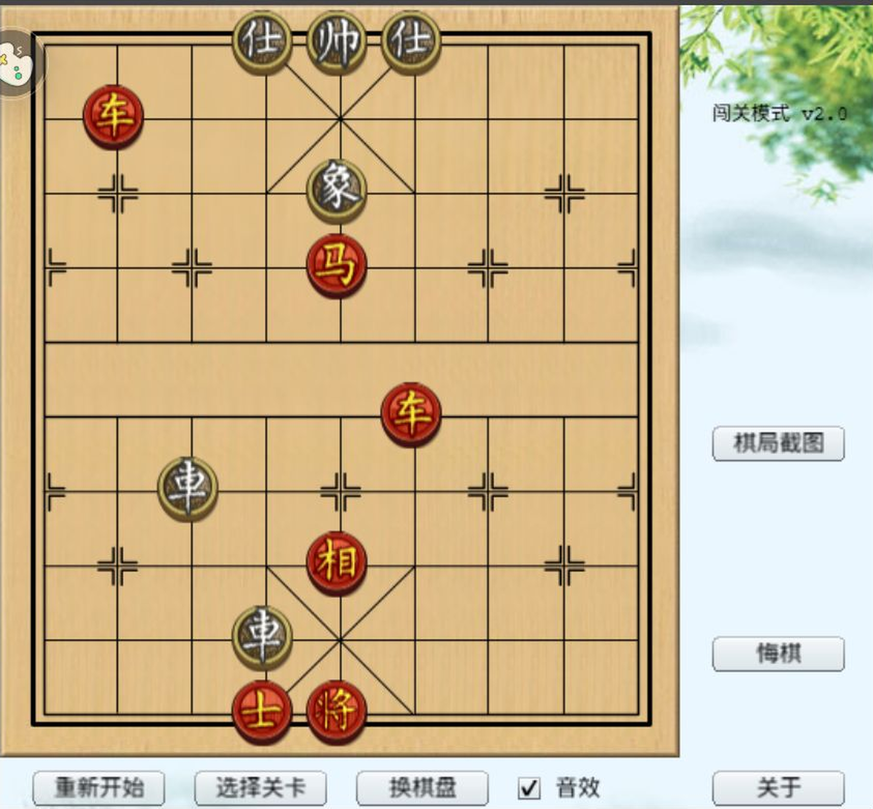
#> input picture temp_20261123_04/_tmp_board.png, 873 x 809 px, shrunk from 1686 x 1562 before the run, found by its file name
$ python _tmp_lines.py
#> lines starting #> are read from the running program, lines starting #| are printed output that depends on the picture; after the words box and inside, x2 and y2 are one past the last pixel; in counts of white or black regions, pixels touching at a corner belong together
import numpy as np
from PIL import Image

p = r'd:\Dane\Documents\Trae\temp_20261123_04\_tmp_board.png'
im = Image.open(p).convert('RGB')
#> im is the input picture: PIL image 873x809 RGB; mean R, G, B 203.3, 183.7, 148
a = np.array(im).astype(np.int16)
H, W, _ = a.shape
#> H = 809; W = 873
R, G, B = a[:,:,0], a[:,:,1], a[:,:,2]
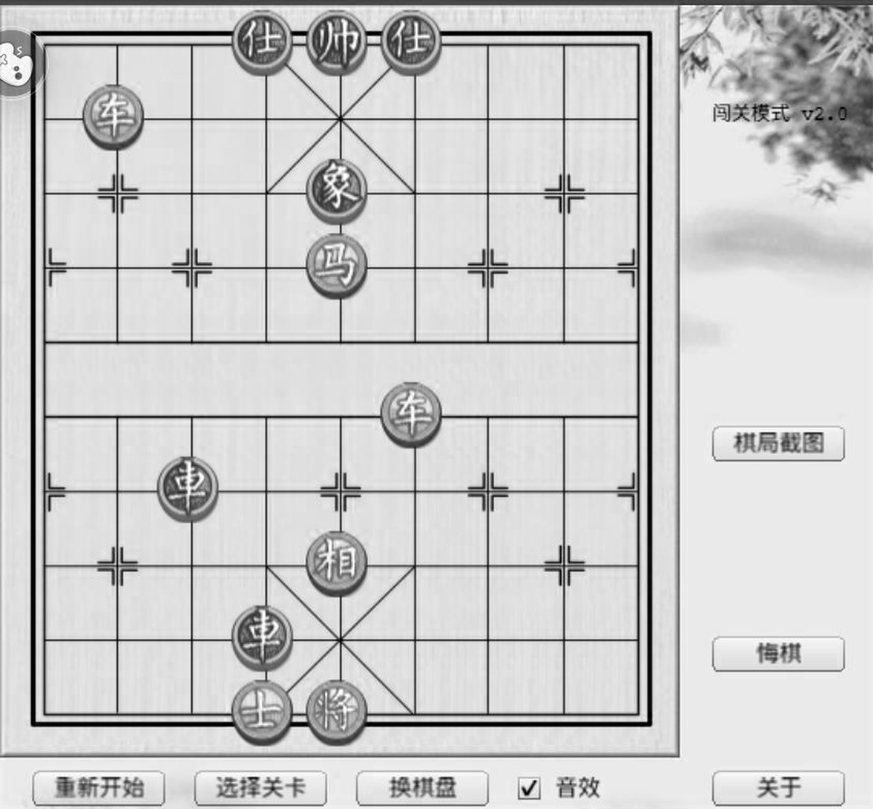
#> R: shape (809, 873) int16; min 0, max 255, mean 203.3
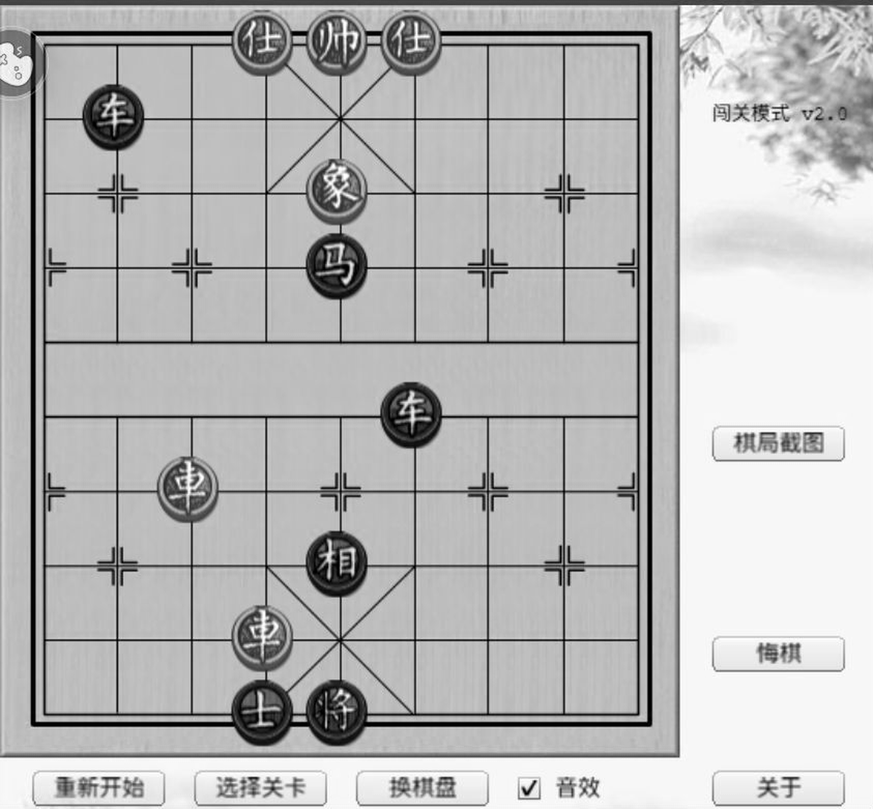
#> G: shape (809, 873) int16; min 0, max 255, mean 183.7
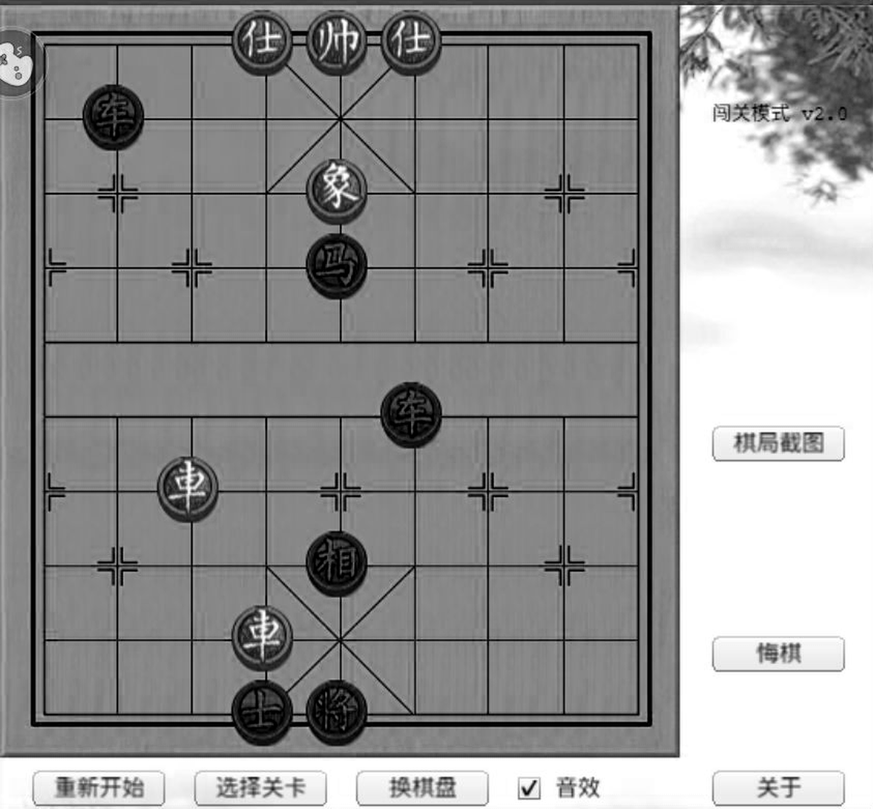
#> B: shape (809, 873) int16; min 0, max 255, mean 148
lum = (R+G+B)/3.0
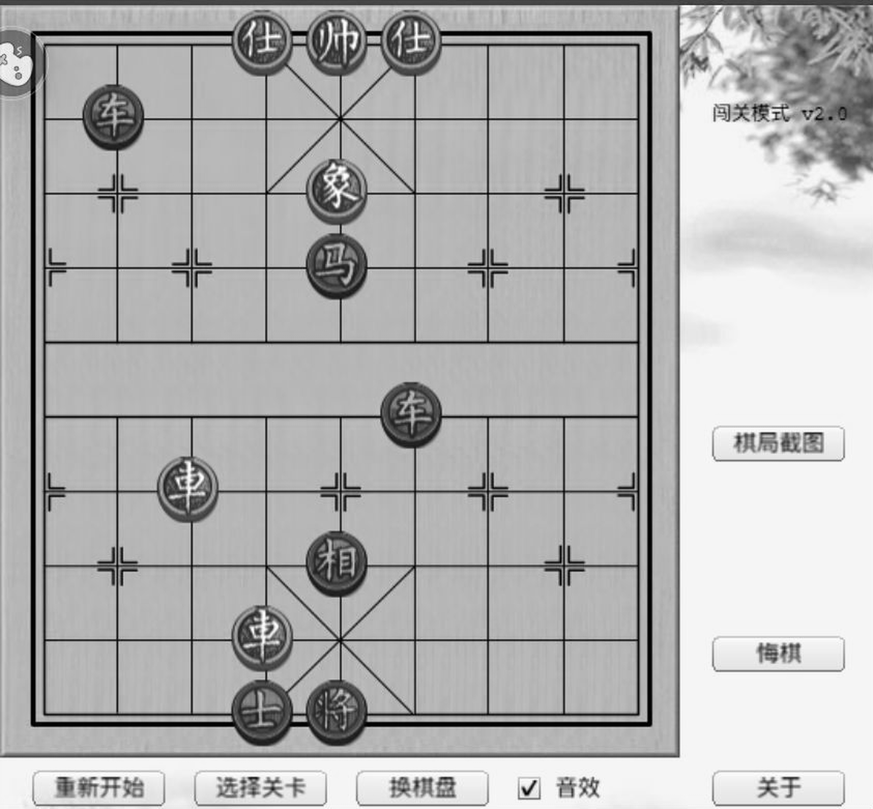
#> lum: shape (809, 873) float64; min 0, max 255, mean 178.3
dark = lum < 115  # thin lines are dark
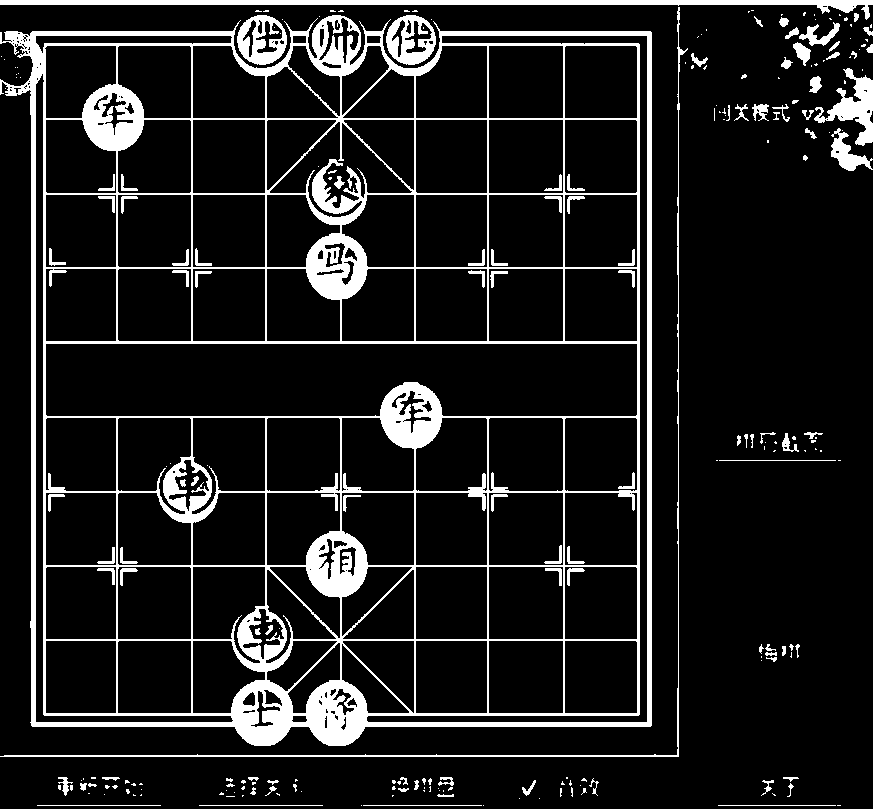
#> dark: shape (809, 873) bool; 11.8% white; 240 white regions (138 under 20 px), largest, box (x1, y1, x2, y2) and area: (0, 15, 652, 746) 63492, (0, 0, 873, 20) 4631, (0, 7, 688, 757) 2405

# restrict to board region: board roughly x 70..1380, y 0..1380
sub = dark[:, :]
colcount = dark.sum(axis=0)
#> colcount = 873 values, max 756 at index 678, min 5 at index 688, mean 95.56
rowcount = dark.sum(axis=1)
#> rowcount = 809 values, max 873 at index 0, min 0 at index 757, mean 103.1
#| col peaks (thresh=202)

def peaks(counts, thresh, min_gap=30):
    idx = [i for i, v in enumerate(counts) if v > thresh]
#> idx = 79 items
    groups = []
    cur = []
    for i in idx:
        if cur and i - cur[-1] <= 12:
            cur.append(i)
        else:
            if cur: groups.append(cur)
            cur = [i]
    if cur: groups.append(cur)
    res = []
    for g in groups:
        # weighted center
        w = counts[g]
        res.append(float(np.average(g, weights=w)))
    return res

print('col peaks (thresh=%d)' % int(H*0.25))
for v in peaks(colcount, H*0.25): print('  x=%.0f' % v)
#> this loop made 10 passes
#> v on passes 1 to 10: 37.09, 116.5, 191.5, 265.5, 335.9, 414.5, 487.5, 563.5, 644.9, 677.8
#|   x=37
#|   x=117
#|   x=192
#|   x=265
#|   x=336
#|   x=415
#|   x=488
#|   x=563
#> (further printed lines are left out)
print('row peaks (thresh=%d)' % int(W*0.25))
#| row peaks (thresh=218)
for v in peaks(rowcount, W*0.25): print('  y=%.0f' % v)
#> this loop made 13 passes
#> v on passes 1 to 12: 2, 37.16, 118.5, 193.5, 267.5, 342, 416.5, 491.5, 565.5, 639.5, 720.3, 755.5
#|   y=2
#|   y=37
#|   y=119
#|   y=194
#|   y=268
#|   y=342
#|   y=416
#|   y=491
#> (further printed lines are left out)
